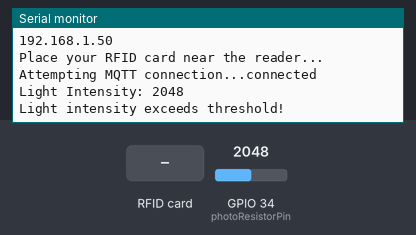
Recording of a sketch running on a simulated ESP32. Shown: the last lines printed to the serial monitor. The test bench sets the inputs (shaded band); at power-on: GPIO 34 (photoResistorPin) = 2048. WiFi joins after 1.5 s; servers stay silent unless stated; no MQTT or app messages arrive unless stated.

Above: at 2.7 s.
2.8 s: RFID card 51 46 23 16 61 held to the reader
5.1 s: RFID card 5E 7A 19 C4 held to the reader
7.1 s: GPIO 34 (photoResistorPin) set to 2866
At 8.2 s:
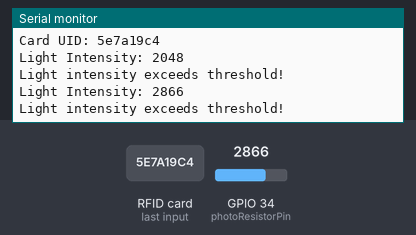
8.6 s: GPIO 34 (photoResistorPin) set to 3603
At 10.7 s:
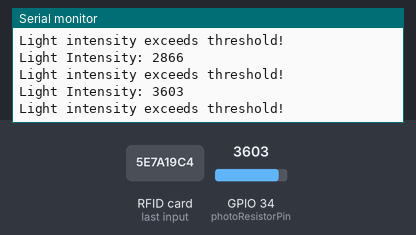
Timing chart, 0 to 11.1 s (numbered marks = the images above; inputs shaded):
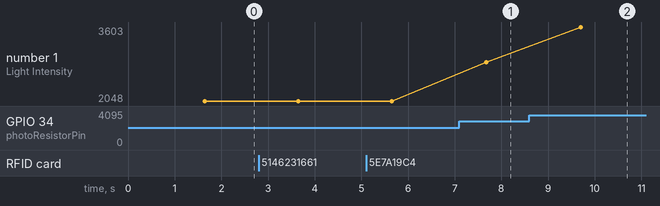

The sketch:

rfid_mqtt.ino
```cpp
#include <SPI.h>
#include <MFRC522.h>
#include <WiFi.h>
#include <PubSubClient.h>

// Define pins for RFID
#define SS_PIN 5  // SDA Pin on RC522
#define RST_PIN 25 // RST Pin on RC522

// Set up RFID instance
MFRC522 rfid(SS_PIN, RST_PIN);

// Wi-Fi and MQTT configuration
const char* ssid = "Ghassan_EXT";
const char* password = "5146231661";
const char* mqtt_server = "10.0.0.67"; // MQTT broker IP address

WiFiClient espClient;
PubSubClient client(espClient);

// Set up Wi-Fi connection
void setup_wifi() {
  delay(10);
  Serial.println();
  Serial.print("Connecting to ");
  Serial.println(ssid);
  WiFi.begin(ssid, password);

  while (WiFi.status() != WL_CONNECTED) {
    delay(500);
    Serial.print(".");
  }

  Serial.println("");
  Serial.println("WiFi connected");
  Serial.println("IP address: ");
  Serial.println(WiFi.localIP());
}

// Reconnect to MQTT broker if disconnected
void reconnect() {
  while (!client.connected()) {
    Serial.print("Attempting MQTT connection...");
    if (client.connect("ESP32Client")) {
      Serial.println("connected");
      client.subscribe("light/status");
    } else {
      Serial.print("failed, rc=");
      Serial.print(client.state());
      Serial.println(" try again in 5 seconds");
      delay(5000);
    }
  }
}

const int photoResistorPin = 34; // Analog pin for photoresistor
const int threshold = 400;  // Light intensity threshold for action

void setup() {
  Serial.begin(115200);    // Initialize serial communication
  setup_wifi();             // Set up Wi-Fi
  client.setServer(mqtt_server, 1883);  // Set MQTT server
  SPI.begin();             // Initialize SPI bus for RFID
  rfid.PCD_Init();         // Initialize RFID reader

  Serial.println("Place your RFID card near the reader...");
}

void loop() {
  if (!client.connected()) {
    reconnect();  // Ensure MQTT client is connected
  }
  client.loop();

  // Look for new cards and read the RFID tag
  if (rfid.PICC_IsNewCardPresent()) {
    if (rfid.PICC_ReadCardSerial()) {
      String rfidTag = "";
      for (byte i = 0; i < rfid.uid.size; i++) {
        rfidTag += String(rfid.uid.uidByte[i], HEX);
      }
      Serial.print("Card UID: ");
      Serial.println(rfidTag);

      // Publish RFID tag to MQTT broker
      client.publish("sensor/rfidtag", rfidTag.c_str());

      // Halt the card
      rfid.PICC_HaltA();
    }
  }

  // Read light intensity from the photoresistor
  int lightIntensity = analogRead(photoResistorPin);
  Serial.print("Light Intensity: ");
  Serial.println(lightIntensity);

  // Publish light intensity to MQTT broker
  String lightIntensityStr = String(lightIntensity);
  client.publish("sensor/lightIntensity", lightIntensityStr.c_str());

  // If light intensity is above threshold, take action
  if (lightIntensity > threshold) {
    Serial.println("Light intensity exceeds threshold!");
    // You can add additional actions, such as turning on a light or device
  }

  delay(2000);  // Delay to avoid flooding the broker
}
```

Measured:
- after the input at 7.1 s, the serial monitor: prints a new line after 0.58 s (image 1)
- after the input at 8.6 s, the serial monitor: prints a new line after 1.1 s (image 2)
- plotted number 1: 2048 → 2866 after the input at 7.1 s, 2866 → 3603 after the input at 8.6 s
